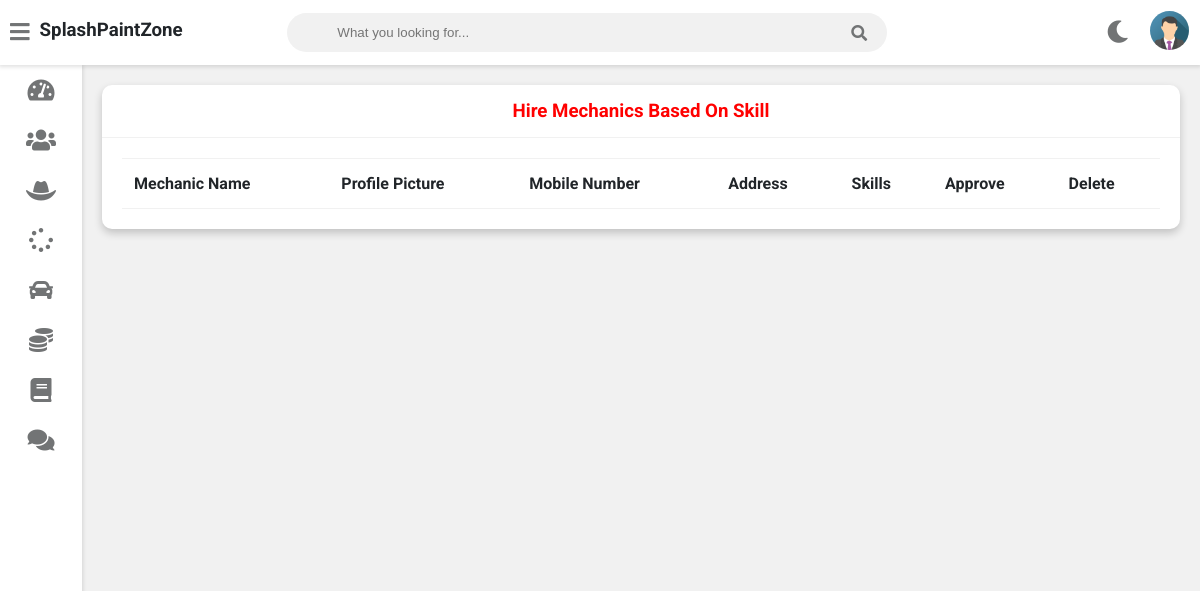
The app's page /admin-approve-mechanic (signed in), older data.
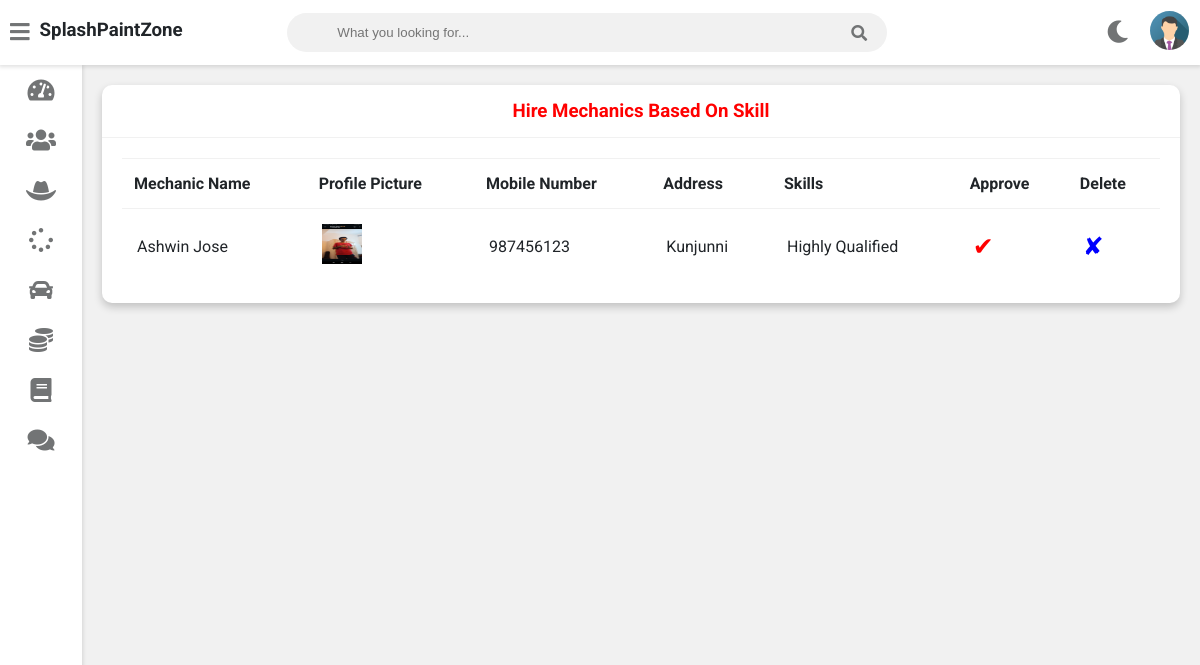
The same page, newer data.
### users/models.py (models this page shows, shortened)
class Mechanic(models.Model):
    user=models.OneToOneField(User,on_delete=models.CASCADE)
    profile_pic= models.ImageField(upload_to='profile_pic/MechanicProfilePic/',null=True,blank=True)
    address = models.CharField(max_length=40)
    mobile = models.CharField(max_length=20,null=False)
    skill = models.CharField(max_length=500,null=True)
    salary=models.PositiveIntegerField(null=True)
    status=models.BooleanField(default=False)
    @property
    def get_name(self):
        return self.user.first_name+" "+self.user.last_name

### users/views.py (the view)
# urls.py: path('admin-approve-mechanic',views.admin_approve_mechanic_view,name='admin-approve-mechanic'),
@login_required(login_url='adminlogin')
def admin_approve_mechanic_view(request):
    mechanics=models.Mechanic.objects.all().filter(status=False)
    return render(request,'admin/admin_approve_mechanic.html',{'mechanics':mechanics})

### users/templates/admin/admin_approve_mechanic.html
{% extends 'admin/adminbase.html' %}
{% block content %}
{% load static %}
	<div class="wrapper">
		<div class="row">
			<div class="col-12 col-m-12 col-sm-12">
				<div class="card">
					<div class="card-header">
						<h3 style="color:red; text-align:center" >
							Hire Mechanics Based On Skill
						</h3>
					</div>
					<div class="card-content">
						<table>
							<thead>
                <tr>
                  <th>Mechanic Name</th>
                  <th>Profile Picture</th>
                  <th>Mobile Number</th>
                  <th>Address</th>
                  <th>Skills</th>
                  <th>Approve</th>
                  <th>Delete</th>
                </tr>
							</thead>
							<tbody>
                {% for m in mechanics %}
                <tr>
                  <td> {{m.get_name}}</td>
                  <td> <img src="{% static m.profile_pic.url %}" alt="Profile Pic" height="40px" width="40px" /></td>
                  <td>{{m.mobile}}</td>
                  <td>{{m.address}}</td>
                  <td>{{m.skill}}</td>
                  <td><a  style="color:red; text-decoration:none;font-size:25px;" href="{% url 'approve-mechanic' m.id  %}">&#10004;</a></td>
                  <td><a style="color:blue; text-decoration:none;font-size:25px;"href="{% url 'delete-mechanic' m.id  %}">&#10008;</a></td>
                </tr>
                {% endfor %}
							</tbody>
						</table>
					</div>
				</div>
			</div>
		</div>
<br><br><br><br><br><br><br><br><br><br><br><br><br><br><br><br>
	</div>
{% endblock content %}

Row changes from the older to the newer data that the page shows:
added Mechanic: get_name "Ashwin Jose", profile_pic (picture), mobile "987456123", address "Kunjunni", skill "Highly Qualified"
